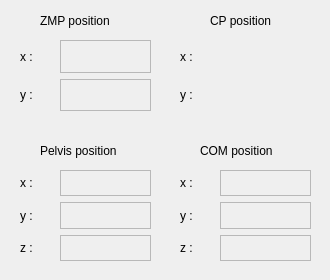
   <widget class="QWidget" name="tab_3">
    <attribute name="title">
     <string>position</string>
    </attribute>
    <widget class="QFrame" name="frame_6">
     <property name="geometry">
      <rect>
       <x>10</x>
       <y>10</y>
       <width>151</width>
       <height>111</height>
      </rect>
     </property>
     <property name="frameShape">
      <enum>QFrame::NoFrame</enum>
     </property>
     <property name="frameShadow">
      <enum>QFrame::Raised</enum>
     </property>
     <widget class="QWidget" name="verticalLayoutWidget_7">
      <property name="geometry">
       <rect>
        <x>50</x>
        <y>30</y>
        <width>91</width>
        <height>71</height>
       </rect>
      </property>
      <layout class="QVBoxLayout" name="verticalLayout_9">
       <item>
        <widget class="QLabel" name="label_22">
         <property name="autoFillBackground">
          <bool>false</bool>
         </property>
         <property name="frameShape">
          <enum>QFrame::StyledPanel</enum>
         </property>
         <property name="text">
          <string/>
         </property>
        </widget>
       </item>
       <item>
        <widget class="QLabel" name="label_23">
         <property name="frameShape">
          <enum>QFrame::StyledPanel</enum>
         </property>
         <property name="text">
          <string/>
         </property>
        </widget>
       </item>
      </layout>
     </widget>
     <widget class="QWidget" name="verticalLayoutWidget_8">
      <property name="geometry">
       <rect>
        <x>10</x>
        <y>30</y>
        <width>31</width>
        <height>71</height>
       </rect>
      </property>
      <layout class="QVBoxLayout" name="verticalLayout_10">
       <item>
        <widget class="QLabel" name="label_25">
         <property name="text">
          <string>x :</string>
         </property>
        </widget>
       </item>
       <item>
        <widget class="QLabel" name="label_26">
         <property name="text">
          <string>y :</string>
         </property>
        </widget>
       </item>
      </layout>
     </widget>
     <widget class="QLabel" name="label_28">
      <property name="geometry">
       <rect>
        <x>30</x>
        <y>0</y>
        <width>101</width>
        <height>21</height>
       </rect>
      </property>
      <property name="text">
       <string>ZMP position</string>
      </property>
     </widget>
    </widget>
    <widget class="QFrame" name="frame_7">
     <property name="geometry">
      <rect>
       <x>170</x>
       <y>10</y>
       <width>151</width>
       <height>111</height>
      </rect>
     </property>
     <property name="frameShape">
      <enum>QFrame::NoFrame</enum>
     </property>
     <property name="frameShadow">
      <enum>QFrame::Raised</enum>
     </property>
     <widget class="QWidget" name="verticalLayoutWidget_9">
      <property name="geometry">
       <rect>
        <x>50</x>
        <y>30</y>
        <width>91</width>
        <height>71</height>
       </rect>
      </property>
      <layout class="QVBoxLayout" name="verticalLayout_11">
       <item>
        <widget class="QLabel" name="label_24">
         <property name="autoFillBackground">
          <bool>false</bool>
         </property>
         <property name="text">
          <string/>
         </property>
        </widget>
       </item>
       <item>
        <widget class="QLabel" name="label_27">
         <property name="text">
          <string/>
         </property>
        </widget>
       </item>
      </layout>
     </widget>
     <widget class="QWidget" name="verticalLayoutWidget_10">
      <property name="geometry">
       <rect>
        <x>10</x>
        <y>30</y>
        <width>31</width>
        <height>71</height>
       </rect>
      </property>
      <layout class="QVBoxLayout" name="verticalLayout_12">
       <item>
        <widget class="QLabel" name="label_29">
         <property name="text">
          <string>x :</string>
         </property>
        </widget>
       </item>
       <item>
        <widget class="QLabel" name="label_30">
         <property name="text">
          <string>y :</string>
         </property>
        </widget>
       </item>
      </layout>
     </widget>
     <widget class="QLabel" name="label_31">
      <property name="geometry">
       <rect>
        <x>40</x>
        <y>0</y>
        <width>101</width>
        <height>21</height>
       </rect>
      </property>
      <property name="text">
       <string>CP position</string>
      </property>
     </widget>
    </widget>
    <widget class="QFrame" name="frame_5">
     <property name="geometry">
      <rect>
       <x>10</x>
       <y>130</y>
       <width>151</width>
       <height>141</height>
      </rect>
     </property>
     <property name="frameShape">
      <enum>QFrame::NoFrame</enum>
     </property>
     <property name="frameShadow">
      <enum>QFrame::Raised</enum>
     </property>
     <widget class="QWidget" name="verticalLayoutWidget_4">
      <property name="geometry">
       <rect>
        <x>50</x>
        <y>40</y>
        <width>91</width>
        <height>91</height>
       </rect>
      </property>
      <layout class="QVBoxLayout" name="verticalLayout_7">
       <item>
        <widget class="QLabel" name="label_14">
         <property name="autoFillBackground">
          <bool>false</bool>
         </property>
         <property name="frameShape">
          <enum>QFrame::StyledPanel</enum>
         </property>
         <property name="text">
          <string/>
         </property>
        </widget>
       </item>
       <item>
        <widget class="QLabel" name="label_15">
         <property name="frameShape">
          <enum>QFrame::StyledPanel</enum>
         </property>
         <property name="text">
          <string/>
         </property>
        </widget>
       </item>
       <item>
        <widget class="QLabel" name="label_16">
         <property name="frameShape">
          <enum>QFrame::StyledPanel</enum>
         </property>
         <property name="text">
          <string/>
         </property>
        </widget>
       </item>
      </layout>
     </widget>
     <widget class="QWidget" name="verticalLayoutWidget_6">
      <property name="geometry">
       <rect>
        <x>10</x>
        <y>40</y>
        <width>31</width>
        <height>91</height>
       </rect>
      </property>
      <layout class="QVBoxLayout" name="verticalLayout_8">
       <item>
        <widget class="QLabel" name="label_17">
         <property name="text">
          <string>x :</string>
         </property>
        </widget>
       </item>
       <item>
        <widget class="QLabel" name="label_18">
         <property name="text">
          <string>y :</string>
         </property>
        </widget>
       </item>
       <item>
        <widget class="QLabel" name="label_19">
         <property name="text">
          <string>z :</string>
         </property>
        </widget>
       </item>
      </layout>
     </widget>
     <widget class="QLabel" name="label_20">
      <property name="geometry">
       <rect>
        <x>30</x>
        <y>10</y>
        <width>101</width>
        <height>21</height>
       </rect>
      </property>
      <property name="text">
       <string>Pelvis position</string>
      </property>
     </widget>
    </widget>
    <widget class="QFrame" name="frame_3">
     <property name="geometry">
      <rect>
       <x>170</x>
       <y>130</y>
       <width>151</width>
       <height>141</height>
      </rect>
     </property>
     <property name="frameShape">
      <enum>QFrame::NoFrame</enum>
     </property>
     <property name="frameShadow">
      <enum>QFrame::Raised</enum>
     </property>
     <widget class="QWidget" name="verticalLayoutWidget_2">
      <property name="geometry">
       <rect>
        <x>50</x>
        <y>40</y>
        <width>91</width>
        <height>91</height>
       </rect>
      </property>
      <layout class="QVBoxLayout" name="verticalLayout_2">
       <item>
        <widget class="QLabel" name="label">
         <property name="autoFillBackground">
          <bool>false</bool>
         </property>
         <property name="frameShape">
          <enum>QFrame::StyledPanel</enum>
         </property>
         <property name="text">
          <string/>
         </property>
        </widget>
       </item>
       <item>
        <widget class="QLabel" name="label_2">
         <property name="frameShape">
          <enum>QFrame::StyledPanel</enum>
         </property>
         <property name="text">
          <string/>
         </property>
        </widget>
       </item>
       <item>
        <widget class="QLabel" name="label_3">
         <property name="frameShape">
          <enum>QFrame::StyledPanel</enum>
         </property>
         <property name="text">
          <string/>
         </property>
        </widget>
       </item>
      </layout>
     </widget>
     <widget class="QWidget" name="verticalLayoutWidget_5">
      <property name="geometry">
       <rect>
        <x>10</x>
        <y>40</y>
        <width>31</width>
        <height>91</height>
       </rect>
      </property>
      <layout class="QVBoxLayout" name="verticalLayout_5">
       <item>
        <widget class="QLabel" name="label_7">
         <property name="text">
          <string>x :</string>
         </property>
        </widget>
       </item>
       <item>
        <widget class="QLabel" name="label_8">
         <property name="text">
          <string>y :</string>
         </property>
        </widget>
       </item>
       <item>
        <widget class="QLabel" name="label_9">
         <property name="text">
          <string>z :</string>
         </property>
        </widget>
       </item>
      </layout>
     </widget>
     <widget class="QLabel" name="label_10">
      <property name="geometry">
       <rect>
        <x>30</x>
        <y>10</y>
        <width>91</width>
        <height>21</height>
       </rect>
      </property>
      <property name="text">
       <string>COM position</string>
      </property>
     </widget>
    </widget>
   </widget>
